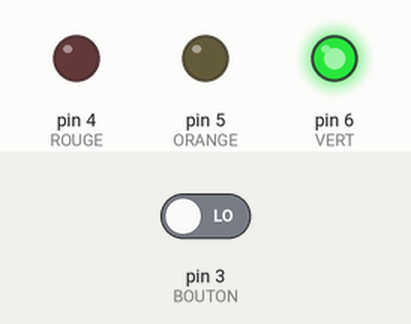
A sketch run on a simulated Arduino Uno, built with avr-gcc and run on an emulated ATmega328P. On the bench: output pins drawn as LEDs (lit = HIGH). The inputs (shaded band) are chosen by the test bench; at power-on: pin 3 (BOUTON) LOW.

Above: at 1.2 s.
1.3 s: pin 3 (BOUTON) driven HIGH
At 2.7 s:
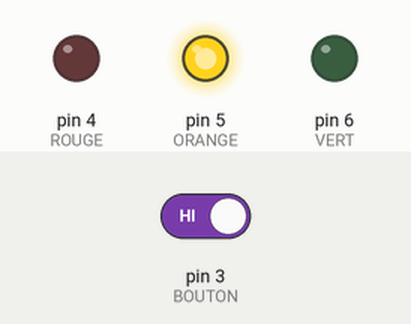
At 7.7 s:
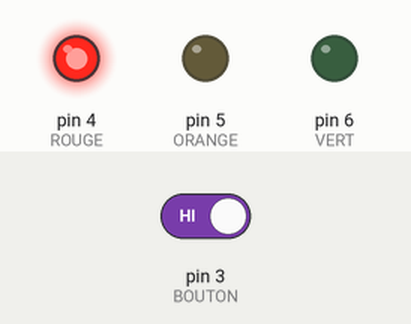
Timing chart, 0 to 9.2 s (numbered marks = the images above; inputs shaded):
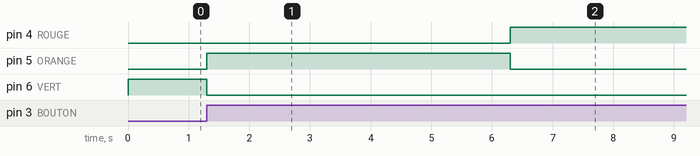

The sketch:

FEU_tricolore-traffic_light_Arduino.ino
```cpp
#define VERT 6
#define ORANGE 5
#define ROUGE 4
#define BOUTON 3

void setup() {
  // put your setup code here, to run once:
  pinMode(BOUTON, INPUT);

  pinMode(ROUGE, OUTPUT);
  digitalWrite(ROUGE, 0);

  pinMode(ORANGE, OUTPUT);
  digitalWrite(ORANGE, 0);

  pinMode(VERT, OUTPUT);
  digitalWrite(VERT, 1);

  Serial.begin(9600);
}

void loop() {
  // put your main code here, to run repeatedly:
  if (digitalRead(BOUTON) == 1)
  {
    digitalWrite(VERT, 0);
    digitalWrite(ORANGE, 1);
    delay(5000);
    digitalWrite(ORANGE, 0);
    digitalWrite(ROUGE, 1);
    delay(20000);
    digitalWrite(ROUGE, 0);
    digitalWrite(VERT, 1);
  }
}
```

Measured:
- after the input at 1.3 s, pin 4 (ROUGE): LOW → HIGH after 5.0 s; pin 5 (ORANGE): LOW → HIGH at once, → LOW 5.0 s later; pin 6 (VERT): HIGH → LOW at once
